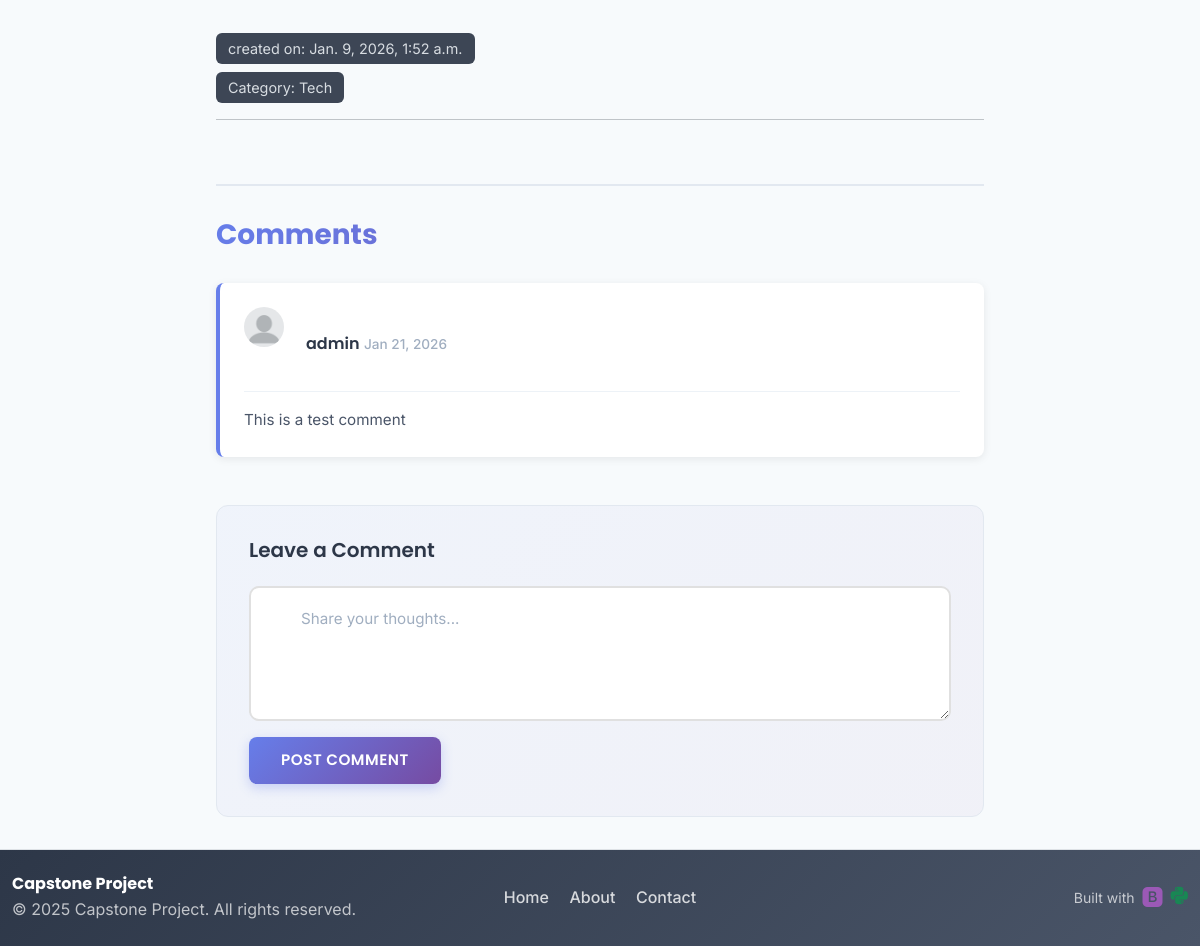
The app's page /notes/1/ (lower part), older data.
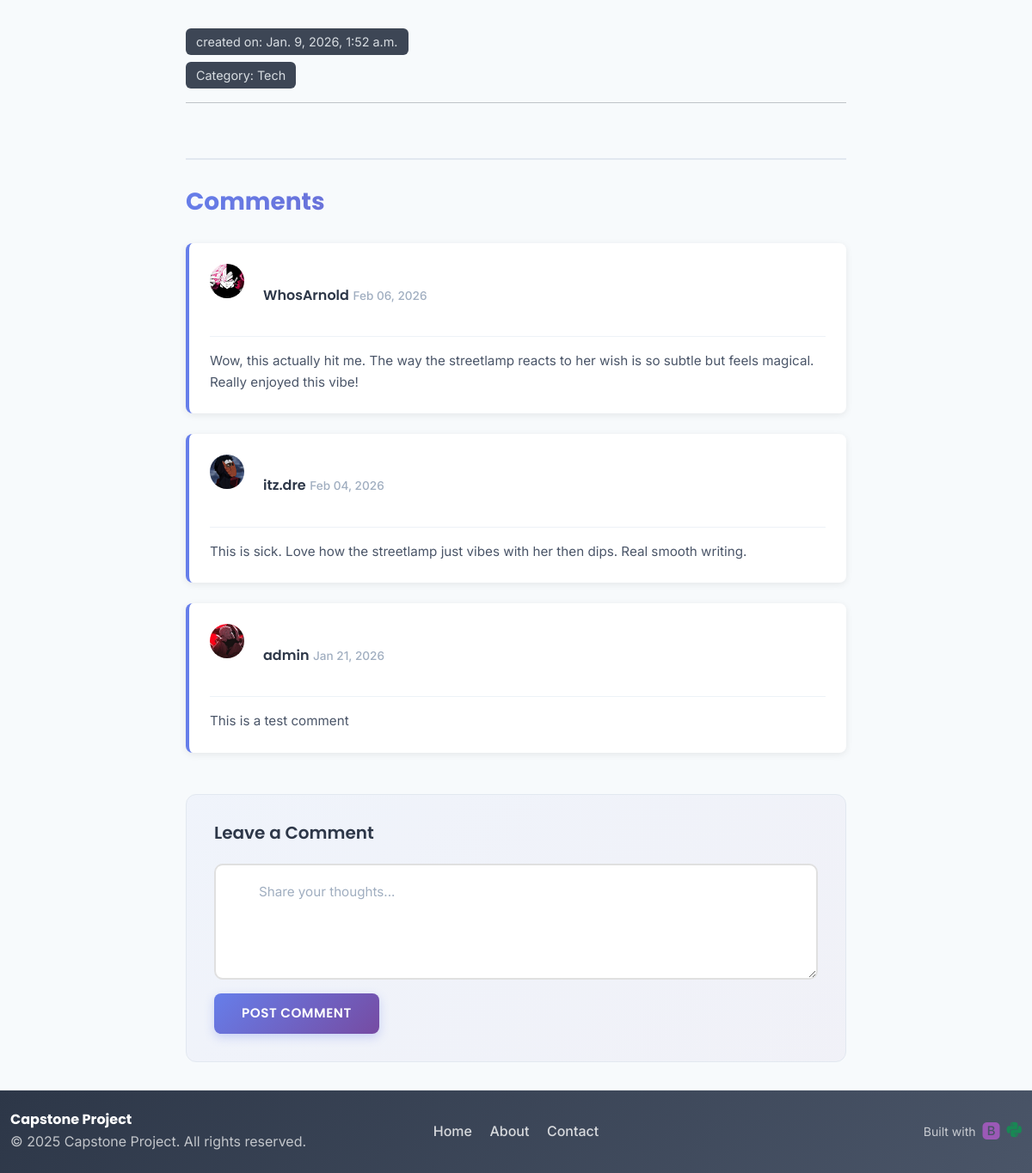
The same page, newer data.
### notes/models.py (models this page shows)
class Comment(models.Model):
    note = models.ForeignKey(Note, on_delete=models.CASCADE, related_name='comments')
    author = models.ForeignKey(User, on_delete=models.CASCADE)
    content = models.TextField()
    created_at = models.DateTimeField(auto_now_add=True)

### accounts/models.py (models this page shows, shortened)
class Profile(models.Model):
    user = models.OneToOneField(User, on_delete=models.CASCADE, related_name='profile')
    picture = models.ImageField(upload_to='profiles/', null=True, blank=True)
    phone_number = models.CharField(max_length=20, null=True, blank=True)
    zip_code = models.CharField(max_length=10, null=True, blank=True)
    bio = models.TextField(null=True, blank=True)

### notes/views.py (the view)
# urls.py: path('<int:pk>/', NoteDetailView.as_view(), name='notes_detail'),
class NoteDetailView(DetailView):
    model = Note
    template_name = "notes/detail.html"
    def get_context_data(self, **kwargs):
        context = super().get_context_data(**kwargs)
        note = self.object
        comments = Comment.objects.filter(note=note).select_related('author').order_by("-created_at")
        for comment in comments:
            print(f"Author: {comment.author.username}")
            print(f"Has profile: {hasattr(comment.author, 'profile')}")
            if hasattr(comment.author, 'profile'):
                print(f"Has picture: {comment.author.profile.picture}")
        context['comments'] = comments
        return context

### notes/models.py (called while the page is built)
    def __str__(self):
        return self.name

### templates/notes/detail.html (shortened to what this page needs)
{% extends 'base.html' %}
{% load static %}
{% block extra_css %}
<link rel="stylesheet" href="{% static 'css/notes.css' %}">
{% endblock %}
{% block content %}
<div class="note-detail">
    <label>created on: {{ note.created_at }}</label>
    <label>Category: {{ note.category }}</label>
    <hr>
    <div class="comments-section">
        <h3>Comments</h3>
        <div class="comments-list">
            {% for comment in comments %}
                <div class="comment-card">
                    <div class="comment-header">
                        <div class="comment-author">
                            {% if comment.author.profile.picture %}
                                <img src="{{ comment.author.profile.picture.url }}" alt="Profile Picture" class="comment-avatar" style="width: 40px; height: 40px; border-radius: 50%; object-fit: cover; margin-right: 10px;">
                            {% else %}
                                <img src="{% static 'img/placeholderr.webp' %}" alt="No Picture" class="comment-avatar" style="width: 40px; height: 40px; border-radius: 50%; object-fit: cover; margin-right: 10px;">
                            {% endif %}
                            <div>
                                <a href="{% url 'profile_details' comment.author.id %}"><strong>{{ comment.author.username }}</strong></a>
                                <span class="comment-date">{{ comment.created_at|date:"M d, Y" }}</span>
                            </div>
                        </div>
                    </div>
                    <div class="comment-body">
                        <p>{{ comment.content }}</p>
                    </div>
                </div>
            {% empty %}
                <div class="no-comments">
                    <p>No comments yet. Be the first to comment!</p>
                </div>
            {% endfor %}
        </div>
        <div class="comment-form-container">
            <h4>Leave a Comment</h4>
            <form method="post" action="{% url 'create_comment' %}" class="comment-form">
                <textarea name="content" placeholder="Share your thoughts..." rows="4" required></textarea>
                <button type="submit" class="btn btn-primary">Post Comment</button>
            </form>
        </div>
    </div>
</div>
{% endblock %}

Row changes from the older to the newer data that the page shows:
added Comment: author.profile.picture (picture), author.username "WhosArnold", created_at "Feb 06, 2026", content "Wow, this actually hit me. The way the streetlamp reacts to her wish is so subtle but feels magical. Really enjoyed this vibe!"
added Comment: author.profile.picture (picture), author.username "itz.dre", created_at "Feb 04, 2026", content "This is sick. Love how the streetlamp just vibes with her then dips. Real smooth writing."
